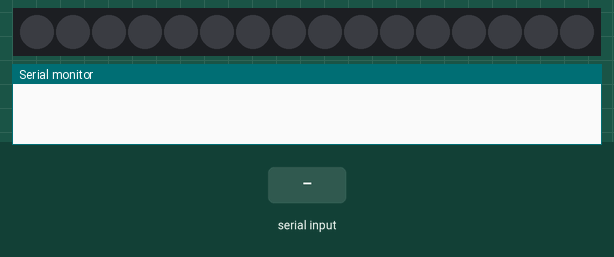
Bench run of a sketch on a simulated Arduino Uno, built with avr-gcc and run on an emulated ATmega328P. Parts: 16 RGB LEDs in strip order, left to right, the last lines printed to the serial monitor. Inputs (shaded band) come from the test bench.

Above: at 1.2 s.
1.3 s: "1" received over the second serial link
At 2.5 s:
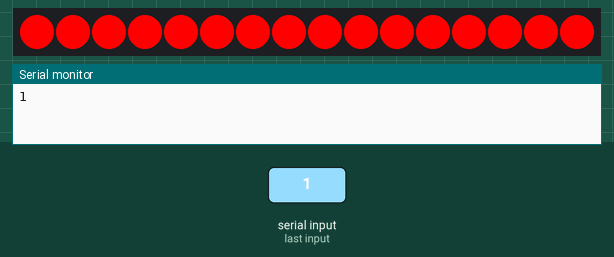
3.0 s: "0" received over the second serial link
At 3.11 s:
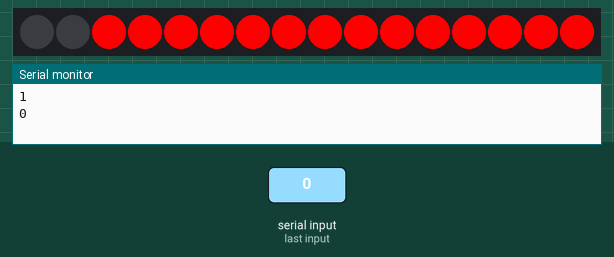
Timing chart, 0 to 6.0 s (numbered marks = the images above; inputs shaded):
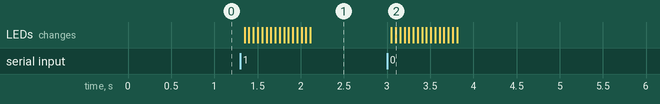

Measured:
- after the input at 1.3 s, the LEDs: first change after 0.05 s (image 1 shows a later state)
- after the input at 3.0 s, the LEDs: first change after 0.05 s (image 2 shows a later state)

The sketch:

bluetooth_neopixel_demo.ino
```cpp
// Controlling the NeoPixel ring using the HC-05 module
// Ishaan Takrani
#include <SoftwareSerial.h> // Includes the SoftwareSerial class for the code to work
#include <Adafruit_NeoPixel.h> // Includes code for Adafruit_NeoPixel class

Adafruit_NeoPixel my_ring = Adafruit_NeoPixel(16, 2, NEO_GRB + NEO_KHZ800);
// Above: Constructor for NeoPixel ring. The ring is in pin 2.


SoftwareSerial BTSerial(10, 11);  // Pin 10 is the TX pin and pin 11 is the RX pin on the HC-05 module

char incoming = 0; // Stores the value sent by MIT App Inventor

void setup() {
  Serial.begin(9600); // Sets the baud rate for both the Serial and Bluetooth device
  BTSerial.begin(9600);

  my_ring.begin(); // initializes the ring
  my_ring.clear(); // clear ring (blank)
  my_ring.show(); // send instructions to ring
}

void loop() {

  if (BTSerial.available()){  // If the bluetooth module is available

    incoming = BTSerial.read(); // incoming is the value sent to the bluetooth module by the app

    Serial.println(incoming); // Outputs the incoming value to the Serial monitor (not necessary)

    if (incoming == '1'){ // If incoming is 1,

      for(int i = 0; i < 16; i++){
        my_ring.setPixelColor(i,255,0,0); // sets pixel to red
        delay(50);  // 50 millisecond delay
        my_ring.show(); // updates ring, displays the light
      }

    }

    else if (incoming == '0'){  // If incoming is 0,

      for(int i = 0; i < 16; i++){
        my_ring.setPixelColor(i,0,0,0); // sets pixel to blank
        delay(50);  // 50 millisecond delay
        my_ring.show(); // updates ring, displays the light
      }

    }
  }
}
```
